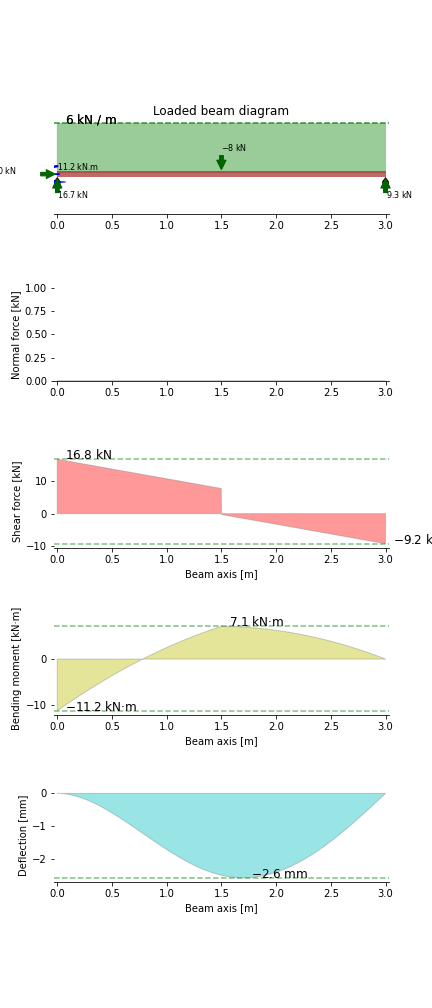

This chart was generated by the following Python code:
## Statically Indeterminate beam (Ex 12.21 Hibbeler)
## Determine the reactions at the roller support B of the beam described below: 
## 3m long, fixed at A (x = 0m), roller support at B (x=3m), vertical point load at midpan of 8kN, UDL of 6kN/m, EI constant.

from indeterminatebeam import Beam, Support, PointLoadV, DistributedLoadV

beam = Beam(3)

a = Support(0,(1,1,1))  
b = Support(3,(0,1,0))

load_1 = PointLoadV(-8,1.5)
load_2 = DistributedLoadV(-6, (0,3))

beam.add_supports(a,b)
beam.add_loads(load_1,load_2)

beam.analyse()

print(f"The beam has a determinancy of: {beam.check_determinancy()}")
print(f"The beam has an absolute maximum shear force of: {beam.get_shear_force(return_absmax=True)} kN")
print(f"The beam has an absolute maximum bending moment of: {beam.get_bending_moment(return_absmax=True)} kN.m")
print(f"The beam has a vertical reaction at B of: {beam.get_reaction(3,'y')} kN")

fig = beam.plot(draw_reactions=True)
fig.savefig("./example_1.png")